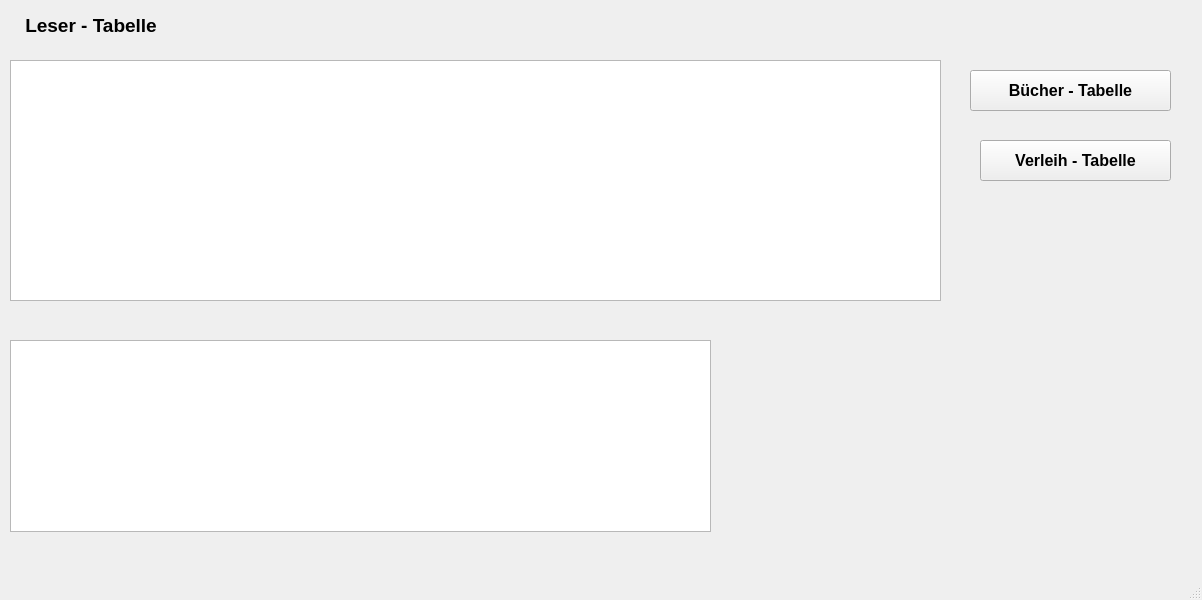
<?xml version="1.0" encoding="UTF-8"?>
<ui version="4.0">
 <class>MainWindow</class>
 <widget class="QMainWindow" name="MainWindow">
  <property name="geometry">
   <rect>
    <x>0</x>
    <y>0</y>
    <width>1202</width>
    <height>600</height>
   </rect>
  </property>
  <property name="windowTitle">
   <string>MainWindow</string>
  </property>
  <widget class="QWidget" name="centralwidget">
   <widget class="QTableView" name="tableView_Leser">
    <property name="geometry">
     <rect>
      <x>10</x>
      <y>60</y>
      <width>931</width>
      <height>241</height>
     </rect>
    </property>
   </widget>
   <widget class="QLabel" name="label">
    <property name="geometry">
     <rect>
      <x>20</x>
      <y>10</y>
      <width>261</width>
      <height>31</height>
     </rect>
    </property>
    <property name="font">
     <font>
      <pointsize>14</pointsize>
      <bold>true</bold>
     </font>
    </property>
    <property name="text">
     <string> Leser - Tabelle </string>
    </property>
   </widget>
   <widget class="QTableView" name="tableView_leser_verleih">
    <property name="geometry">
     <rect>
      <x>10</x>
      <y>340</y>
      <width>701</width>
      <height>192</height>
     </rect>
    </property>
   </widget>
   <widget class="QPushButton" name="pushButton_t_buecher">
    <property name="geometry">
     <rect>
      <x>970</x>
      <y>70</y>
      <width>201</width>
      <height>41</height>
     </rect>
    </property>
    <property name="font">
     <font>
      <pointsize>12</pointsize>
      <bold>true</bold>
     </font>
    </property>
    <property name="text">
     <string>Bücher - Tabelle</string>
    </property>
   </widget>
   <widget class="QPushButton" name="pushButton_t_Verleih">
    <property name="geometry">
     <rect>
      <x>980</x>
      <y>140</y>
      <width>191</width>
      <height>41</height>
     </rect>
    </property>
    <property name="font">
     <font>
      <pointsize>12</pointsize>
      <bold>true</bold>
     </font>
    </property>
    <property name="text">
     <string>Verleih - Tabelle</string>
    </property>
   </widget>
  </widget>
  <widget class="QMenuBar" name="menubar">
   <property name="geometry">
    <rect>
     <x>0</x>
     <y>0</y>
     <width>1202</width>
     <height>26</height>
    </rect>
   </property>
  </widget>
  <widget class="QStatusBar" name="statusbar"/>
 </widget>
 <resources/>
 <connections/>
</ui>
